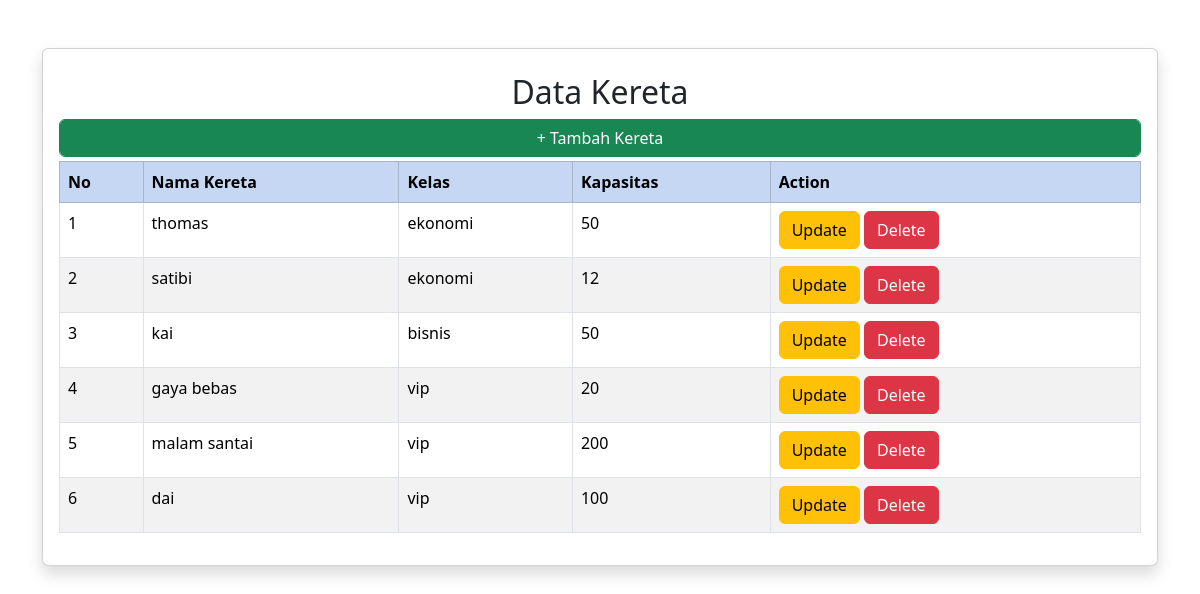
Screenshot of /kereta.php with the database file from the repository.
### tables this page shows
CREATE TABLE `kereta` (
  `id_kereta` int NOT NULL,
  `nama_kereta` varchar(150) NOT NULL,
  `kelas` enum('ekonomi','vip','bisnis') NOT NULL,
  `kapasitas` int NOT NULL
);

### kereta.php (the view, shortened to what this page needs)
<!DOCTYPE html>
<html lang="en">
<head>
    <link href="https://cdn.jsdelivr.net/npm/bootstrap@5.3.5/dist/css/bootstrap.min.css" rel="stylesheet">
</head>
<body>
<div class="container my-5">
    <div class="card shadow">
        <div class="card-body">
    <h2 class="mt-2 mb-2 text-center">Data Kereta</h2>
    <a href="kereta_tambah.php" class="mb-1 btn btn-success form-control">+ Tambah Kereta</a>
    <table class="table table-bordered table-striped">
        <tr class="table-primary">
            <th>No</th>
            <th>Nama Kereta</th>
            <th>Kelas</th>
            <th>Kapasitas</th>
            <th>Action</th>
        </tr>
        <?php
            $i = 1;
            $query = mysqli_query($koneksi, "SELECT * FROM kereta");
            while($data = mysqli_fetch_array($query)) {
        ?>
        <tr>
                <td><?php echo $i++; ?></td>
                <td><?php echo $data['nama_kereta']; ?></td>
                <td><?php echo $data['kelas']; ?></td>
                <td><?php echo $data['kapasitas']; ?></td>
                <td>
                    <a href="kereta_ubah.php?ubah_kereta&id=<?= $data['id_kereta']; ?>" class="btn btn-warning" >Update</a>
                    <a onclick="return confirm('Apakah Anda Yakin Ingin Menghapus Data Ini')" href="kereta_hapus.php?hapus_kereta&id=<?= $data['id_kereta']; ?>" class="btn btn-danger" >Delete</a>
                </td>
        </tr>
        <?php
            }
        ?>
    </table>
        </div>
    </div>
</div>
</body>
</html>

### rows the page displays
kereta: nama_kereta "thomas", kelas "ekonomi", kapasitas "50"
kereta: nama_kereta "satibi", kelas "ekonomi", kapasitas "12"
kereta: nama_kereta "kai", kelas "bisnis", kapasitas "50"
kereta: nama_kereta "gaya bebas", kelas "vip", kapasitas "20"
kereta: nama_kereta "malam santai", kelas "vip", kapasitas "200"
kereta: nama_kereta "dai", kelas "vip", kapasitas "100"
